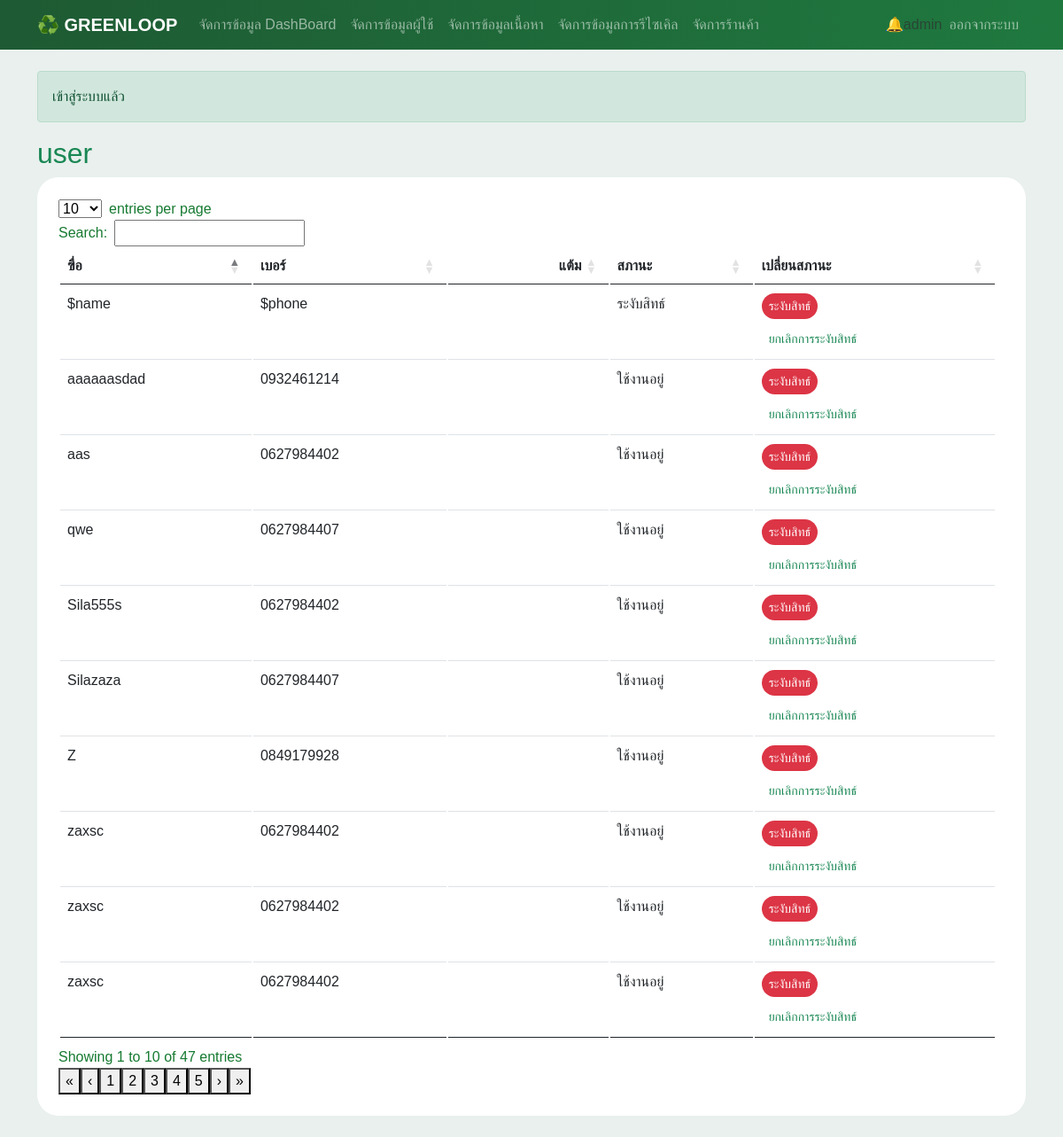
Screenshot of /admin/user.php (signed in) with the database file from the repository.
### tables this page shows
CREATE TABLE `users` (
  `id` int(11) NOT NULL,
  `name` varchar(200) NOT NULL,
  `phone` varchar(10) NOT NULL,
  `email` varchar(200) NOT NULL,
  `points` int(11) NOT NULL,
  `wallet_balance` decimal(12,2) NOT NULL DEFAULT 0.00,
  `password` varchar(200) NOT NULL,
  `question` varchar(200) NOT NULL,
  `answer` varchar(200) NOT NULL,
  `role` enum('admin','user','','') NOT NULL DEFAULT 'user',
  `status` enum('active','suspended','','') NOT NULL
);

### init.php (called while the page is built, shortened)
<?php
function me(){
    return !empty($_SESSION['uid']?? '') ? ($_SESSION['user']?? '') :null;
}
function e($value){
    if(!$value){
        return '';
    }
    return htmlspecialchars((string) $value , ENT_QUOTES , 'UTF-8');
}
require_once __DIR__ . '/header.php';

### controller/admin_user.php (called while the page is built, shortened)
<?php
require_once __DIR__ . '/../init.php';
$row = $db->query("SELECT name,phone,points,status,id FROM users WHERE role = 'user' ORDER BY id DESC ")->fetch_all(MYSQLI_ASSOC);

### admin/user.php (the view, shortened to what this page needs)
 <?php
 require '../init.php';
require '../controller/admin_user.php';
head("user");
?>
<div class="card card-body p-4">
    <table id="user_table" class="table table-stripped bg-white text-middle">
        <thead>
            <tr>
                <th>ฃื่อ</th>
                <th>เบอร์</th>
                <th>แต้ม</th>
                <th>สภานะ</th>
                <th>เปลี่ยนสภานะ</th>
            </tr>
        </thead>
        <tbody>
            <?php foreach($row as $r): ?>
                <tr>
                    <td><?= e($r['name'])?></td>
                    <td><?= e($r['phone'])?></td>
                    <td><?= e($r['points'])?></td>
                    <td><?= $r['status'] == 'active' ? 'ใช้งานอยู่' : 'ระงับสิทธ์'?></td>
                    <td>
                        <form action="" method="post">
                            <button value="1" name='sus' class="btn btn-sm btn-danger">ระงับสิทธ์</button>
                        </form>
                        <form action="" method="post" class="mt-2">
                            <button value="2"  name='unsus'class="btn btn-sm btn-outline-success">ยกเลิกการระงับสิทธ์</button>
                        </form>
                    </td>
                </tr>
            <?php endforeach; ?>
        </tbody>
    </table>
</div>

### header.php (shortened to what this page needs)
<?php
    function head($title , $show = true, $walletBalance = null) {
        $u = me();
?>
<!DOCTYPE html>
<html lang="th">
<head>
    <link rel="stylesheet" href="assets/bootstrap.min.css">
    <link rel="stylesheet" href="assets/style.css">
    <link rel="stylesheet" href="lib/dataTables.bootstrap.css">
</head>
<body>
    <nav class="navbar navbar-expand-lg navbar-dark d-print-none">
        <div class="container">
            <a href="<?= ($u && $u['role'] == 'admin') ? 'admin/index.php' : 'index.php'?>" class="navbar-brand fw-bold">♻️ GREENLOOP</a>
            <div class="collapse navbar-collapse" id="menu">
                <div class="navbar-nav me-auto">
                    <?php if($u && $u['role'] == 'admin'): ?>
                        <a href="admin/index.php" class="nav-link">จัดการข้อมูล DashBoard</a>
                        <a href="admin/user.php" class="nav-link">จัดการข้อมูลผู้ใช้</a>
                        <a href="admin/content.php" class="nav-link">จัดการข้อมูลเนื้อหา</a>
                        <a href="admin/recycle.php" class="nav-link">จัดการข้อมูลการรีไซเคิล</a>
                        <a href="admin/store.php" class="nav-link">จัดการร้านค้า</a>
                    <?php endif; ?>
                </div>
                <div class="navbar-nav align-items-lg-center">
                    <?php if(!$u): ?>
                        <a href="login.php" class="nav-link">เข้าสู่ระบบ</a>
                        <a href="register.php" class="nav-link">สมัครสมาชิก</a>
                        <?php else: ?>
                            <?php if ($u['role'] == 'admin'): ?>
                                <a href="admin/notification.php">🔔</a>
                            <?php endif; ?>
                            <span><?= $u['name']?></span>
                            <a href="logout.php" class="nav-link">ออกจากระบบ</a>
                    <?php endif; ?>
                </div>
            </div>
        </div>
    </nav>
    <main class="container py-4">
        <?php if(isset($_SESSION['flash'])): ?>
            <div class="alert alert-<?= $_SESSION['flash'][1]?>">
                <?= $_SESSION['flash'][0]?>
            </div>
        <?php endif; ?>
    <?php if($show): ?>
        <h2 class="mb-2 text-success"> <?= $title?></h2>
    <?php endif; ?>
<?php
    }
?>

### assets/style.css (style rules this page uses)
:root { --green:#167a31 ; --deep-green: #1e5a33 ; --soft-green: #e9f0ed; }
body { color: #294536; background: #e9f0ed; font-family: 'Leelawade', Tahoma , sans-serif; }
.navbar-brand { font-weight: 700; }
.navbar { background: linear-gradient(90deg, var(--deep-green), #1f793f); }
.btn { border: 0; border-radius: 24px; transition: -2s; }
.card, .impact-card { color: var(--green); border: 0; border-radius: 24px; box-shadow: 0 3px 12px, #181919bc; }

### rows the page displays
users: name "Sila555s", phone "0627984402", status "ใช้งานอยู่"
users: name "Silazaza", phone "0627984407", status "ใช้งานอยู่"
users: name "Z", phone "0849179928", status "ใช้งานอยู่"
users: name "aas", phone "0627984402", status "ใช้งานอยู่"
users: name "aaaaaasdad", phone "0932461214", status "ใช้งานอยู่"
users: name "qwe", phone "0627984407", status "ใช้งานอยู่"
users: name "zaxsc", phone "0627984402", status "ใช้งานอยู่"
users: name "zaxsc", phone "0627984402", status "ใช้งานอยู่"
users: name "zaxsc", phone "0627984402", status "ใช้งานอยู่"
users: name "$name", phone "$phone", status "ระงับสิทธ์"

### other values shown
$u['name'] "admin"
$_SESSION['flash'][0] "เข้าสู่ระบบแล้ว"
$title "user"
